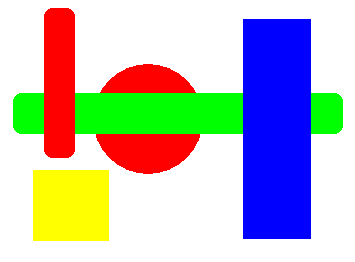
%> input picture Aula 10/artemoderna2.png, 355 x 262 px
$ octave aula10.m   (GNU Octave 9; MATLAB toolbox functions it lacks are replaced by stand-ins)
%> lines starting %> are read from the running program, lines starting %| are printed output that depends on the picture; in (x1, y1, x2, y2) boxes, pixels count from 0 and x2, y2 are one past the last pixel; in counts of white or black regions, pixels touching at a corner belong together; the program's own positions count from 1
%% TemplateCodeSVPI -------------------------------------------------------
% Name:       João Maria
% Num. Mec:   89132
% Date:       2022

%% Initial configurations
clc % Clear all text from command window
close all % Close all figures previously opened
clear % Clear previous environment variables
%addpath('../lib') % Update yout matlab path (the folder must exist)

list_of_exercises = { %Add, comment or uncomment at will
    %   'Ex1'
    %   'Ex1B'
    %   'Ex2'
       'Ex4'
    % 'Ex4'
    }; %Defines the exercise to be executed (one or more at a time).


%% Ex1 -------------------------------------------------------------------

exercise = 'Ex1'; % Define the name of the current exercise
if ismember(exercise, list_of_exercises) %... if exer. in list_of_exercises
    disp(['Executing ' exercise ':'])
    clearvars -except list_of_exercises % Delete all previously declared vars
    ARGB=im2double(imread('artemoderna2.png'));

    hf=figure;
    subplot(2,4,1);imshow(ARGB)

    R=ARGB(:,:,1);
    G=ARGB(:,:,2);
    B=ARGB(:,:,3);
    Mred = R==1 & G==0 &B==0;
    Mgreen = R==0 & G==1 & B==0;
    Mblue = R==0 & G==0 & B==1;


    subplot(2,4,2); imshow(Mred); title('Mred')
    subplot(2,4,3); imshow(Mgreen); title('Mgreen')
    subplot(2,4,4); imshow(Mblue); title('Mblue')

    Mred3=repmat(Mred,[1 1 3]);
    Mgreen3=repmat(Mgreen,[1 1 3]);
    Mblue3=repmat(Mblue,[1 1 3]);

    Apure_red=ARGB*0;
    Apure_red(Mred3)=ARGB(Mred3);

    subplot(2,4,7); imshow(Apure_red);title('Pure red')


end


%% Ex1B -------------------------------------------------------------------

exercise = 'Ex1B'; % Define the name of the current exercise
if ismember(exercise, list_of_exercises) %... if exer. in list_of_exercises
    disp(['Executing ' exercise ':'])
    clearvars -except list_of_exercises % Delete all previously declared vars
    ARGB=im2double(imread('artemoderna2.png'));

    hf=figure;
    subplot(3,1,1);imshow(ARGB)

    R=ARGB(:,:,1);
    G=ARGB(:,:,2);
    B=ARGB(:,:,3);
    Myellow = R==1 & G==1 &B==0;


    subplot(3,1,2); imshow(Myellow); title('Mred')

    Myellow3=repmat(Myellow,[1 1 3]);


    Apure_yellow=ARGB*0+1;
    Apure_yellow(Myellow3)=ARGB(Myellow3);


    Mzeros=not(Myellow);
    Mzeros3=repmat(Mzeros,[1 1 3]);
    Apure_yellow(Mzeros3)=1;

    subplot(3,1,3); imshow(Apure_yellow);title('Pure yellow')


end


%% Ex2 -------------------------------------------------------------------

exercise = 'Ex2'; % Define the name of the current exercise
if ismember(exercise, list_of_exercises) %... if exer. in list_of_exercises
    disp(['Executing ' exercise ':'])
    clearvars -except list_of_exercises % Delete all previously declared vars
    ARGB=im2double(imread('mongolia.jpg'));

    subplot(2,1,1)
    imshow(ARGB)


    R=ARGB(:,:,1);
    G=ARGB(:,:,2);
    B=ARGB(:,:,3);

    [cR xR]=imhist(R);
    [cG xG]=imhist(G);
    [cB xB]=imhist(B);

    x=xR;
    subplot(2,1,2)

    hold on
    plot(x,cR,'r-')
    plot(x,cG,'G-')
    plot(x,cB,'B-')


end


%% Ex4 -------------------------------------------------------------------

exercise = 'Ex4'; % Define the name of the current exercise
if ismember(exercise, list_of_exercises) %... if exer. in list_of_exercises
    disp(['Executing ' exercise ':'])
    clearvars -except list_of_exercises % Delete all previously declared vars
    ARGB=im2double(imread('artemoderna2.png'));

    subplot(2,1,1);imshow(ARGB);


    Ahsv=rgb2hsv(ARGB);
%> Ahsv: size 262x355x3 double; mean H, S, V 0.151, 0.424, 1


    H=Ahsv(:,:,1);
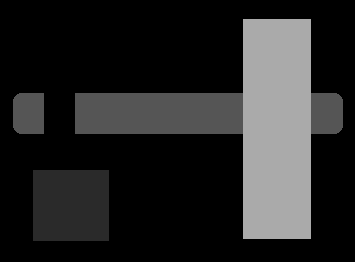
%> H: size 262x355 double; min 0, max 0.667, mean 0.151
    S=Ahsv(:,:,2);
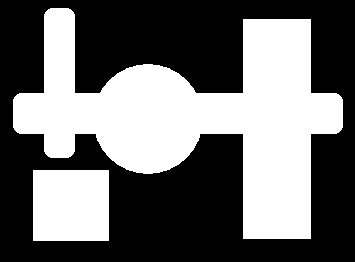
%> S: size 262x355 double; values 0 (black) and 1 (white), 42.4% white; 2 white regions, box (x1, y1, x2, y2) and area: (13, 8, 343, 239) 34011, (33, 170, 109, 241) 5396
    V=Ahsv(:,:,3);
%> V: size 262x355 double; every value is 1

    M=H>=0.15 & H<=0.2 & S>0.1;
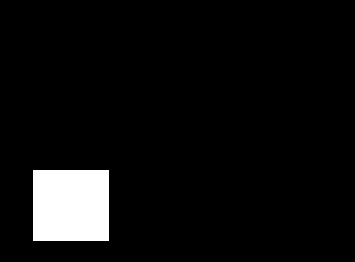
%> M: size 262x355 logical; 5.8% white; 1 white region, box (x1, y1, x2, y2) and area: (33, 170, 109, 241) 5396

    subplot(2,1,2)
    imshow(M)


end
